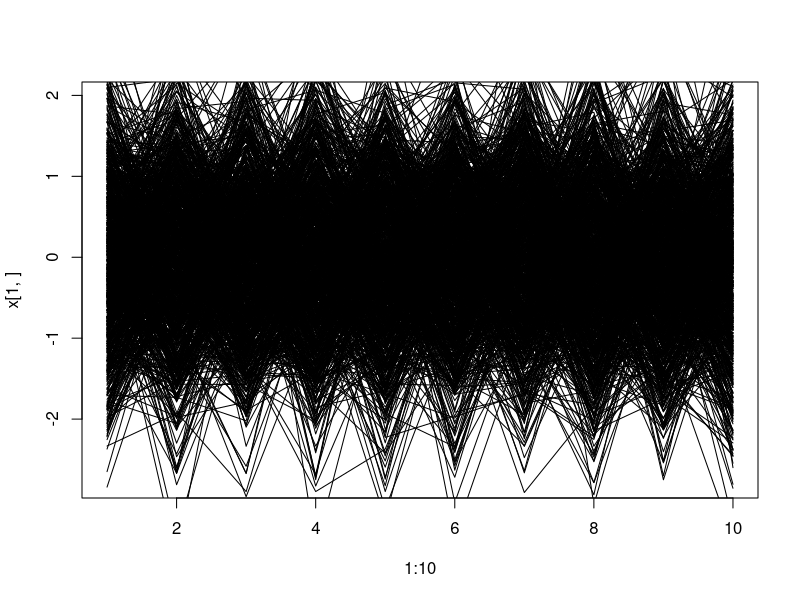

Source code (R):
#!/bin/env Rscript

x <- matrix(rnorm(10000), nrow=1000)
plot(1:10, x[1,], type="l")
system.time({ for (i in 2:1000) lines(1:10, x[i,]) })


